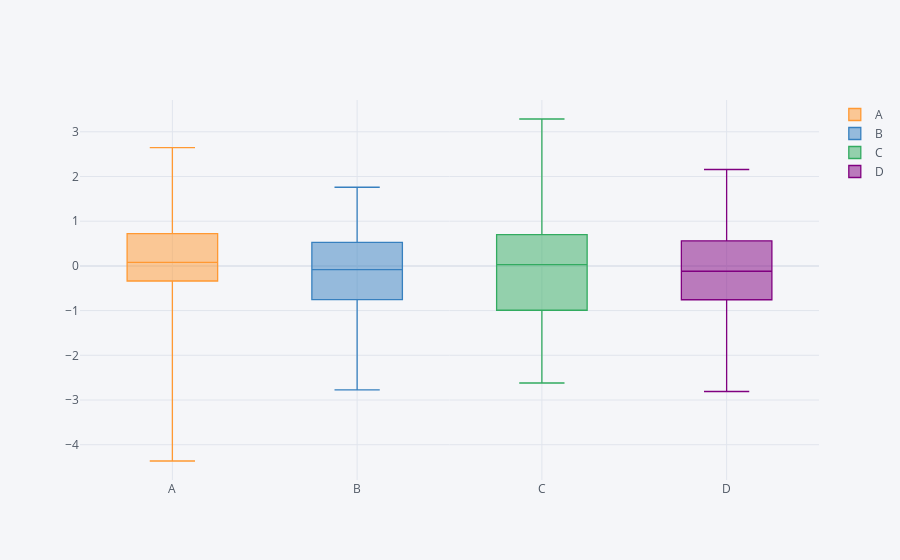

Source (notebook cell):
### Markdown cell above
## iplot() on boxplot

### Code cell
df.iplot(kind = 'box')
plt.show()
